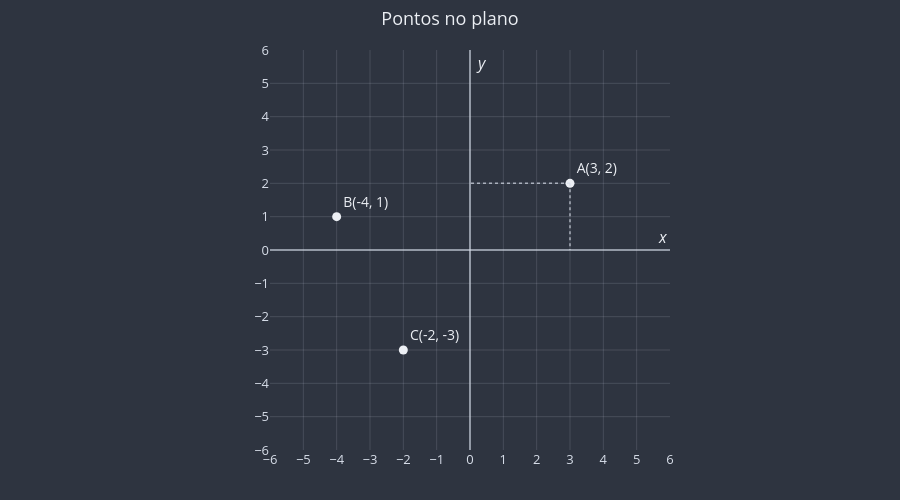

Notebook code cell kept with this figure:
### Markdown cell above
### Retomada em 30 segundos

Um ponto do plano é dado pelo par ordenado $P(x_P, y_P)$: $x_P$ é a **abscissa** e $y_P$ é a **ordenada**. Os eixos dividem o plano em quatro **quadrantes** (📎 [`0104a_relacoes.ipynb`](../01_conjuntos_e_funcoes/0104a_relacoes.ipynb)).

> 💡 **Dica.** Nas figuras deste módulo, passe o mouse sobre qualquer ponto: o gráfico mostra as coordenadas dele. Use isso para conferir as suas contas.

### Code cell
# 1. Criamos um plano cartesiano vazio (com eixos e grade)
fig = uga.criar_plano_cartesiano(titulo="Pontos no plano")

# 2. Marcamos alguns pontos, mostrando as coordenadas
fig = uga.desenhar_ponto(fig, (3, 2), rotulo="A", mostrar_coordenadas=True)
fig = uga.desenhar_ponto(fig, (-4, 1), rotulo="B", mostrar_coordenadas=True)
fig = uga.desenhar_ponto(fig, (-2, -3), rotulo="C", mostrar_coordenadas=True)

# 3. As linhas tracejadas mostram de onde vêm as coordenadas de A
fig = uga.desenhar_projecoes(fig, (3, 2))

uga.mostrar(fig)

### Figure 1 — Plotly figure (JSON) as saved in the notebook; plotly's stock layout.template omitted (floating-point values rounded to 4 significant figures)
{"data": [{"cliponaxis": false, "hovertemplate": "A(3, 2)<extra></extra>", "marker": {"color": "#ECEFF4", "size": 9}, "mode": "markers+text", "showlegend": false, "text": ["A(3, 2)"], "textfont": {"color": "#ECEFF4", "size": 14}, "textposition": "top right", "type": "scatter", "x": [3], "y": [2]}, {"cliponaxis": false, "hovertemplate": "B(-4, 1)<extra></extra>", "marker": {"color": "#ECEFF4", "size": 9}, "mode": "markers+text", "showlegend": false, "text": ["B(-4, 1)"], "textfont": {"color": "#ECEFF4", "size": 14}, "textposition": "top right", "type": "scatter", "x": [-4], "y": [1]}, {"cliponaxis": false, "hovertemplate": "C(-2, -3)<extra></extra>", "marker": {"color": "#ECEFF4", "size": 9}, "mode": "markers+text", "showlegend": false, "text": ["C(-2, -3)"], "textfont": {"color": "#ECEFF4", "size": 14}, "textposition": "top right", "type": "scatter", "x": [-2], "y": [-3]}, {"hoverinfo": "skip", "line": {"color": "#D8DEE9", "dash": "dot", "width": 1.5}, "mode": "lines", "opacity": 0.7, "showlegend": false, "type": "scatter", "x": [3, 3], "y": [2, 0]}, {"hoverinfo": "skip", "line": {"color": "#D8DEE9", "dash": "dot", "width": 1.5}, "mode": "lines", "opacity": 0.7, "showlegend": false, "type": "scatter", "x": [3, 0], "y": [2, 2]}], "layout": {"annotations": [{"font": {"color": "#ECEFF4", "size": 16}, "showarrow": false, "text": "<i>x</i>", "x": 6, "xanchor": "right", "y": 0, "yanchor": "bottom"}, {"font": {"color": "#ECEFF4", "size": 16}, "showarrow": false, "text": "<i>y</i>", "x": 0, "xanchor": "left", "xshift": 4, "y": 6, "yanchor": "top"}], "font": {"color": "#ECEFF4", "size": 13}, "height": 500, "hoverlabel": {"bgcolor": "#3B4252", "font": {"color": "#ECEFF4"}}, "hovermode": "closest", "margin": {"b": 50, "l": 60, "r": 20, "t": 50}, "paper_bgcolor": "#2E3440", "plot_bgcolor": "#2E3440", "showlegend": false, "title": {"text": "Pontos no plano", "x": 0.5}, "xaxis": {"color": "#D8DEE9", "constrain": "domain", "dtick": 1, "gridcolor": "rgba(216, 222, 233, 0.15)", "range": [-6, 6], "showgrid": true, "zeroline": true, "zerolinecolor": "rgba(216, 222, 233, 0.6)", "zerolinewidth": 2}, "yaxis": {"color": "#D8DEE9", "constrain": "domain", "dtick": 1, "gridcolor": "rgba(216, 222, 233, 0.15)", "range": [-6, 6], "scaleanchor": "x", "scaleratio": 1, "showgrid": true, "zeroline": true, "zerolinecolor": "rgba(216, 222, 233, 0.6)", "zerolinewidth": 2}}}
